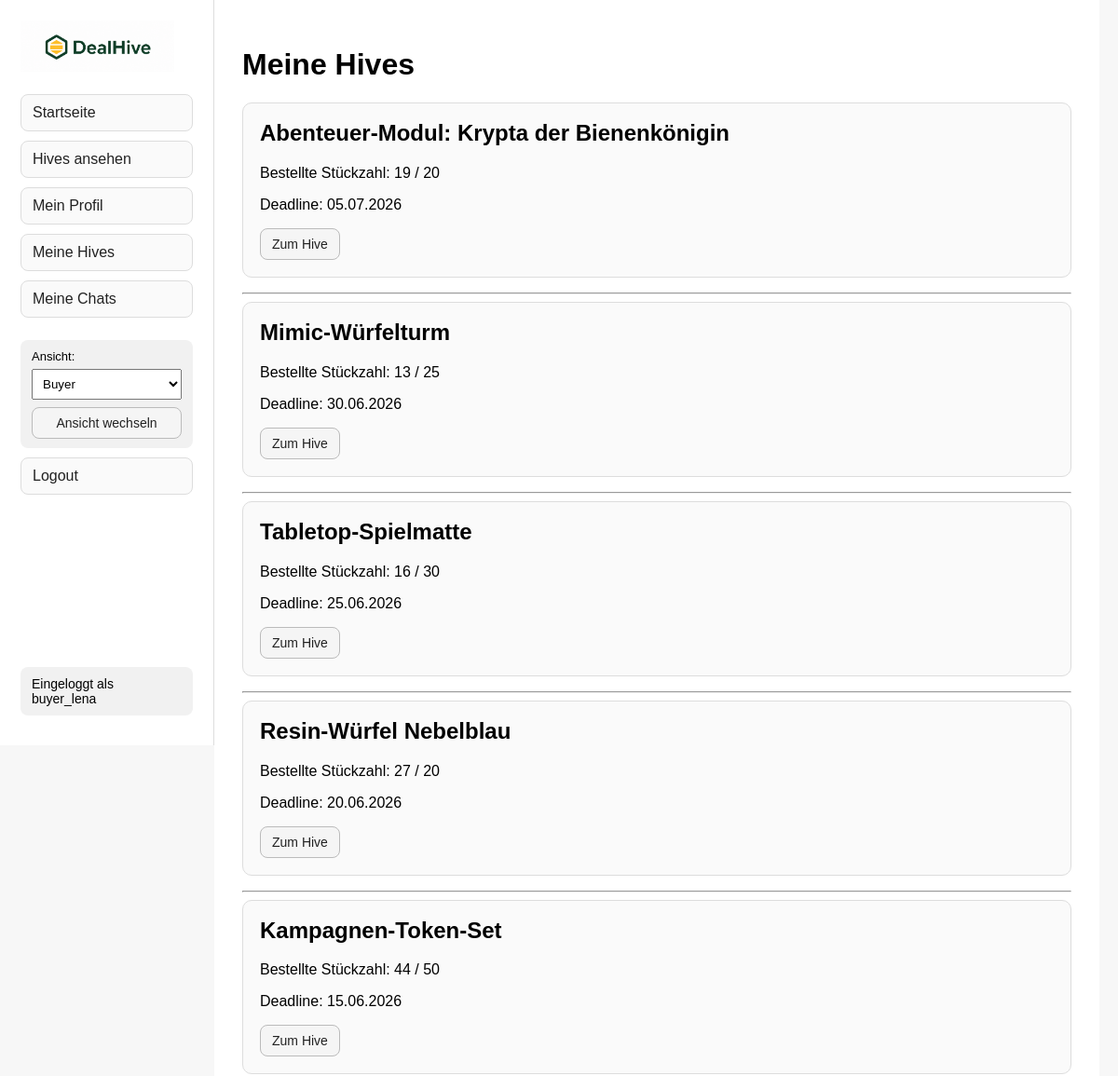
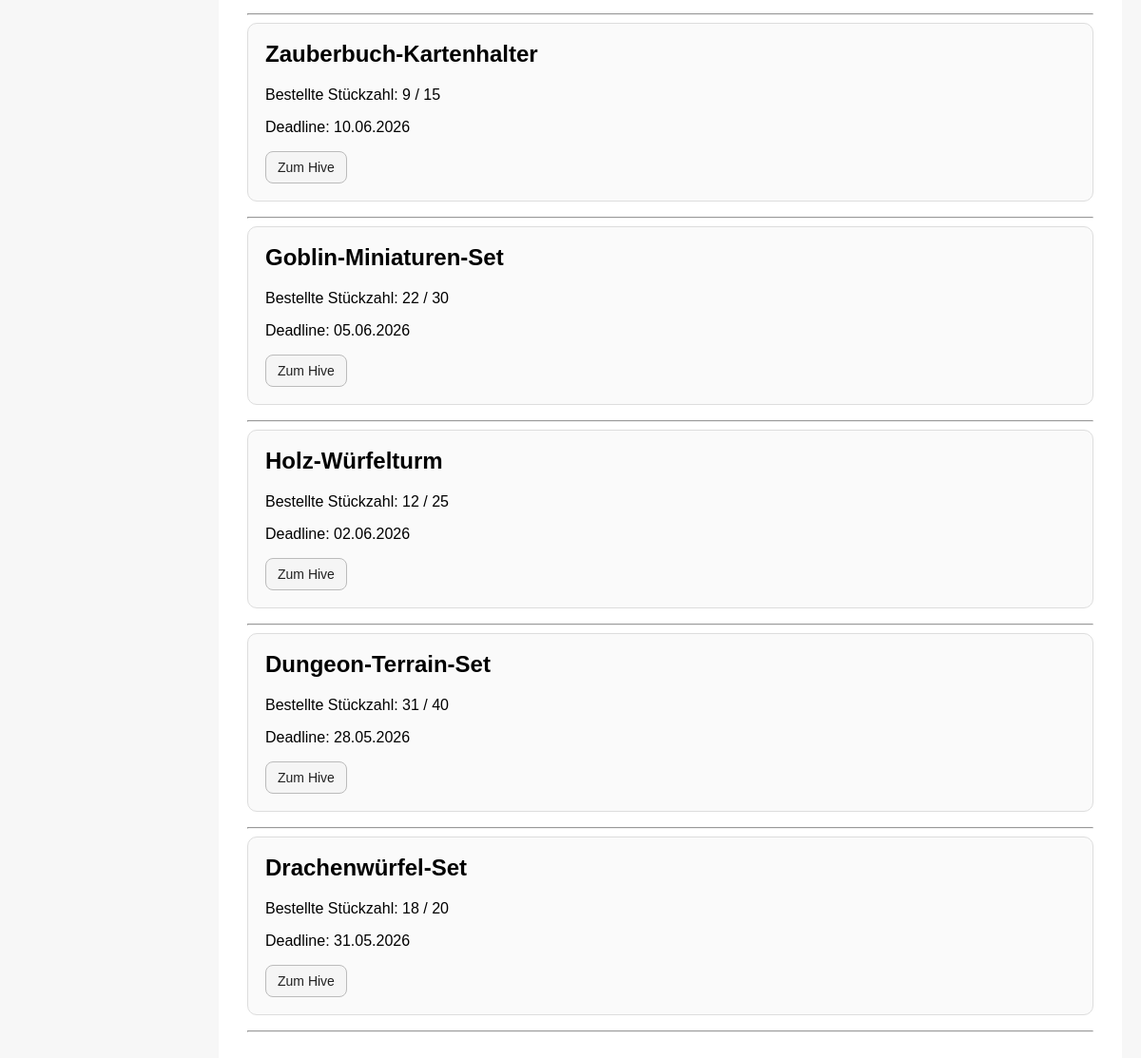
Screenshot of /my-hives (signed in) with the database file from the repository (2 pictures, top to bottom).
### tables this page shows
CREATE TABLE user_hives (
            id INTEGER PRIMARY KEY AUTOINCREMENT,
            user_id INTEGER NOT NULL,
            hive_id INTEGER NOT NULL,
            relation_type TEXT NOT NULL,
            quantity INTEGER NOT NULL DEFAULT 1,
            FOREIGN KEY (user_id) REFERENCES users(id),
            FOREIGN KEY (hive_id) REFERENCES hives(id),
            UNIQUE(user_id, hive_id, relation_type)
        );

CREATE TABLE hives (
            id INTEGER PRIMARY KEY AUTOINCREMENT,
            title TEXT NOT NULL,
            game_system TEXT NOT NULL,
            short_description TEXT NOT NULL,
            description TEXT NOT NULL,
            deadline TEXT NOT NULL,
            current_participants INTEGER NOT NULL DEFAULT 0,
            min_participants INTEGER NOT NULL,
            base_price REAL NOT NULL DEFAULT 0.0
        );

### user_routes.py (the view)
    @app.route("/my-hives")
    def my_hives():
        if session.get("user_id") is None:
            return redirect("/login")
        hives = get_hives_for_user(
            session["user_id"],
            "buyer"
        )
        return render_template(
            "my_hives.html",
            hives=hives
        )

### database.py (called while the page is built)
def get_connection():
    connection = sqlite3.connect(DATABASE_PATH)
    connection.row_factory = sqlite3.Row
    connection.execute("PRAGMA foreign_keys = ON")
    return connection

### templates/my_hives.html
{% extends "layout.html" %}
{% block content %}
<h1>Meine Hives</h1>
{% if hives %}
    {% for hive in hives %}
        <section class="hive-card">
            <h2>{{ hive["title"] }}</h2>
            <p>
                Bestellte Stückzahl:
                {{ hive["current_participants"] }}
                /
                {{ hive["min_participants"] }}
            </p>
            <p>
                Deadline:
                {{ hive["deadline"] }}
            </p>
            <a class="button-link" href="/hives/{{ hive['id'] }}">
                Zum Hive
            </a>
        </section>
        <hr>
    {% endfor %}
{% else %}
    <p>Du hast aktuell noch keine Bestellung in einem Hive aufgegeben.</p>
{% endif %}
{% endblock %}

### templates/layout.html (style rules this page uses)
body { margin: 0; font-family: Arial, sans-serif; background-color: #f7f7f7; }
button, .button-link { display: inline-block; padding: 8px 12px; border: 1px solid #bbb; border-radius: 8px; background-color: #f5f5f5; color: #222; text-decoration: none; font-size: 14px; cursor: pointer; box-sizing: border-box; }
.hive-card { border: 1px solid #ddd; border-radius: 10px; padding: 18px; margin-bottom: 16px; background-color: #fafafa; }
.hive-card h2 { margin-top: 0; }

### rows the page displays
user_hives: title "Abenteuer-Modul: Krypta der Bienenkönigin", current_participants "19", min_participants "20", deadline "05.07.2026"
user_hives: title "Mimic-Würfelturm", current_participants "13", min_participants "25", deadline "30.06.2026"
user_hives: title "Tabletop-Spielmatte", current_participants "16", min_participants "30", deadline "25.06.2026"
user_hives: title "Resin-Würfel Nebelblau", current_participants "27", min_participants "20", deadline "20.06.2026"
user_hives: title "Kampagnen-Token-Set", current_participants "44", min_participants "50", deadline "15.06.2026"
user_hives: title "Zauberbuch-Kartenhalter", current_participants "9", min_participants "15", deadline "10.06.2026"
user_hives: title "Goblin-Miniaturen-Set", current_participants "22", min_participants "30", deadline "05.06.2026"
user_hives: title "Holz-Würfelturm", current_participants "12", min_participants "25", deadline "02.06.2026"
user_hives: title "Dungeon-Terrain-Set", current_participants "31", min_participants "40", deadline "28.05.2026"
user_hives: title "Drachenwürfel-Set", current_participants "18", min_participants "20", deadline "31.05.2026"

### other values shown
{{ session.get("username") }} "buyer_lena"
